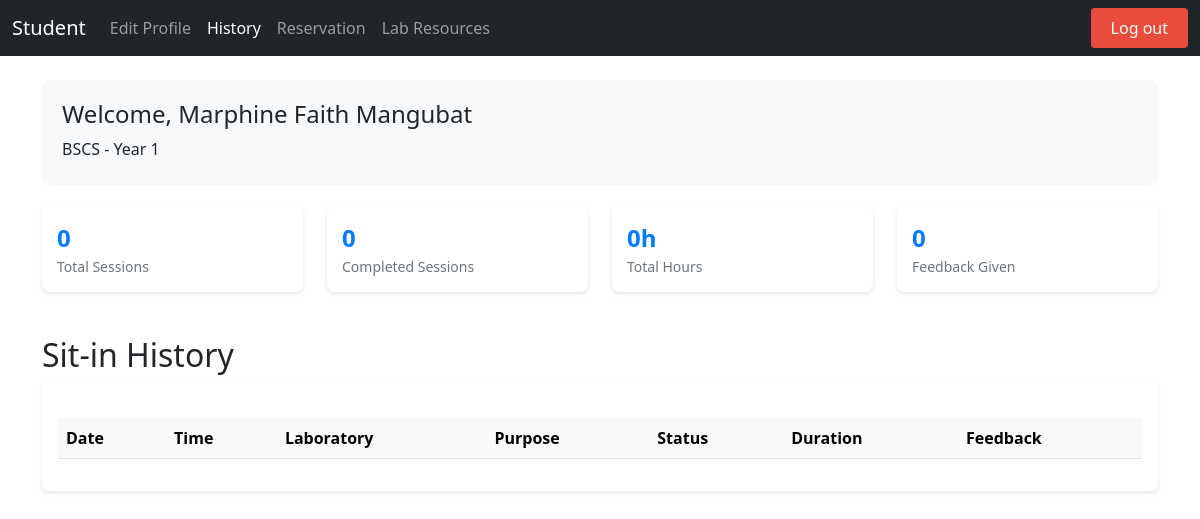
/history.php (signed in), run on an earlier commit of the app's database.
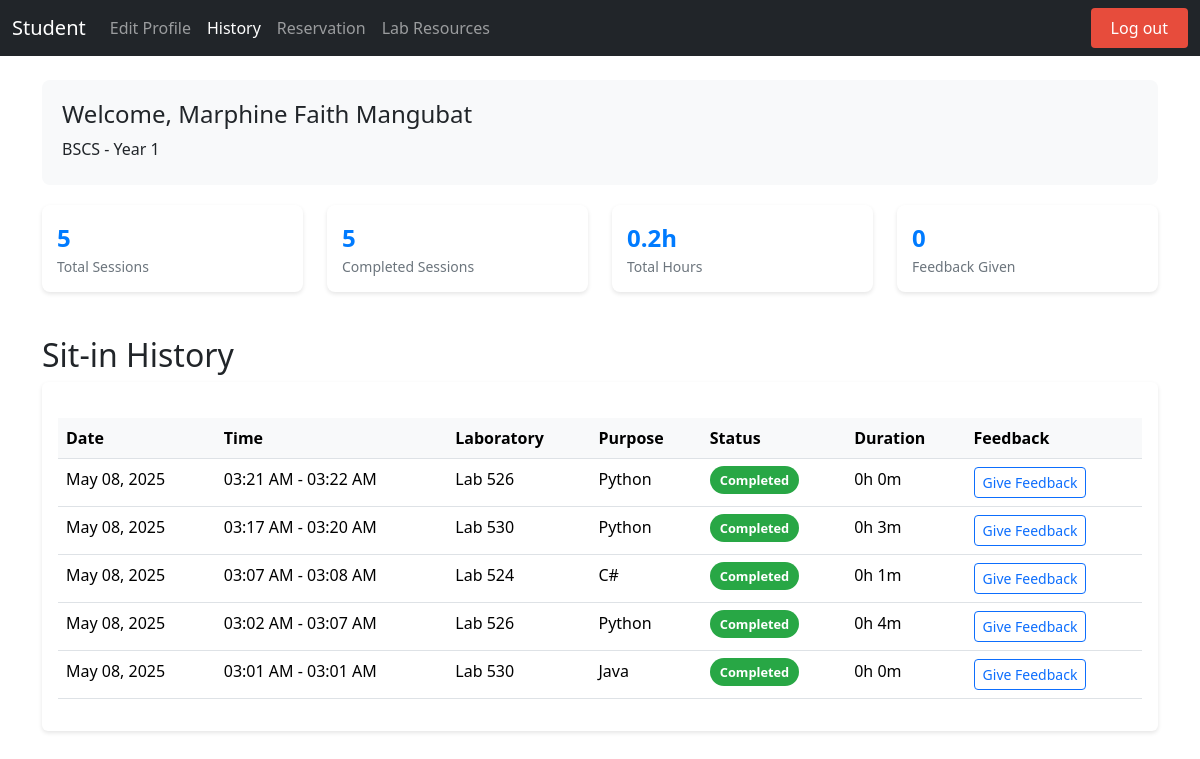
And on a later commit of the database.
### tables this page shows
CREATE TABLE `user` (
  `IDNO` int(11) NOT NULL,
  `Lastname` varchar(50) NOT NULL,
  `Firstname` varchar(50) NOT NULL,
  `Midname` varchar(50) NOT NULL,
  `course` varchar(50) NOT NULL,
  `year_level` int(11) NOT NULL,
  `username` varchar(50) NOT NULL,
  `password` varchar(255) NOT NULL,
  `profilepic` varchar(255) NOT NULL DEFAULT 'default.png',
  `session_count` int(11) NOT NULL DEFAULT 30
);

CREATE TABLE `sitin_records` (
  `ID` int(11) NOT NULL,
  `IDNO` int(11) NOT NULL,
  `PURPOSE` varchar(255) NOT NULL,
  `LABORATORY` varchar(30) NOT NULL,
  `TIME_IN` datetime NOT NULL,
  `TIME_OUT` datetime DEFAULT NULL
);

### history.php (the view, shortened to what this page needs)
<?php
require_once 'connect.php';
$sql = "SELECT sr.*, f.RATING, f.COMMENT
        FROM sitin_records sr
        LEFT JOIN feedback f ON sr.ID = f.SITIN_RECORD_ID
        WHERE sr.IDNO = ?
        ORDER BY sr.TIME_IN DESC";
$stmt = $conn->prepare($sql);
$stmt->bind_param("s", $_SESSION['IDNO']);
$stmt->execute();
$result = $stmt->get_result();
$user_sql = "SELECT Firstname, Lastname, Midname, course, year_level FROM user WHERE IDNO = ?";
$user_stmt = $conn->prepare($user_sql);
$user_stmt->bind_param("s", $_SESSION['IDNO']);
$user_stmt->execute();
$user_info = $user_stmt->get_result()->fetch_assoc();
?>
<!DOCTYPE html>
<html lang="en">
<head>
    <link href="https://cdn.jsdelivr.net/npm/bootstrap@5.3.3/dist/css/bootstrap.min.css" rel="stylesheet">
    <link rel="stylesheet" href="https://cdnjs.cloudflare.com/ajax/libs/font-awesome/6.0.0/css/all.min.css">
</head>
<body>
    <nav class="navbar navbar-expand-lg navbar-dark bg-dark">
        <div class="container-fluid">
            <a class="navbar-brand" href="dashboard.php">Student</a>
            <div class="collapse navbar-collapse" id="navbarNav">
                <ul class="navbar-nav">
                    <li class="nav-item"><a class="nav-link" href="edit.php">Edit Profile</a></li>
                    <li class="nav-item"><a class="nav-link active" href="history.php">History</a></li>
                    <li class="nav-item"><a class="nav-link" href="reservation.php">Reservation</a></li>
                    <li class="nav-item"><a class="nav-link" href="view_lab_resources.php">Lab Resources</a></li>
                </ul>
                <a href="login.php?logout=true" class="logout-btn ms-auto">Log out</a>
            </div>
        </div>
    </nav>
    <div class="container mt-4">
        <div class="user-info-card">
            <div class="row">
                <div class="col-md-6">
                    <h4>Welcome, <?php echo htmlspecialchars($user_info['Firstname'] . ' ' . $user_info['Lastname']); ?></h4>
                    <p class="mb-1"><?php echo htmlspecialchars($user_info['course'] . ' - Year ' . $user_info['year_level']); ?></p>
                </div>
            </div>
        </div>
        <div class="row mb-4">
            <?php
            $total_sessions = 0;
            $completed_sessions = 0;
            $total_duration = 0;
            $feedback_count = 0;
            $result->data_seek(0);
            while ($row = $result->fetch_assoc()) {
                $total_sessions++;
                if ($row['TIME_OUT']) {
                    $completed_sessions++;
                    $duration = strtotime($row['TIME_OUT']) - strtotime($row['TIME_IN']);
                    $total_duration += $duration;
                }
            }
            $result->data_seek(0);
            ?>
            <div class="col-md-3">
                <div class="stats-card">
                    <div class="stats-number"><?php echo $total_sessions; ?></div>
                    <div class="stats-label">Total Sessions</div>
                </div>
            </div>
            <div class="col-md-3">
                <div class="stats-card">
                    <div class="stats-number"><?php echo $completed_sessions; ?></div>
                    <div class="stats-label">Completed Sessions</div>
                </div>
            </div>
            <div class="col-md-3">
                <div class="stats-card">
                    <div class="stats-number"><?php echo round($total_duration / 3600, 1); ?>h</div>
                    <div class="stats-label">Total Hours</div>
                </div>
            </div>
            <div class="col-md-3">
                <div class="stats-card">
                    <div class="stats-number"><?php echo $feedback_count; ?></div>
                    <div class="stats-label">Feedback Given</div>
                </div>
            </div>
        </div>
        <h2>Sit-in History</h2>
        <div class="card history-card">
            <div class="card-body">
                <div class="table-responsive">
                    <table class="table table-hover">
                        <thead>
                            <tr>
                                <th>Date</th>
                                <th>Time</th>
                                <th>Laboratory</th>
                                <th>Purpose</th>
                                <th>Status</th>
                                <th>Duration</th>
                                <th>Feedback</th>
                            </tr>
                        </thead>
                        <tbody>
                            <?php while ($row = $result->fetch_assoc()): ?>
                                <tr>
                                    <td><?php echo date('M d, Y', strtotime($row['TIME_IN'])); ?></td>
                                    <td>
                                        <?php
                                        echo date('h:i A', strtotime($row['TIME_IN']));
                                        if ($row['TIME_OUT']) {
                                            echo ' - ' . date('h:i A', strtotime($row['TIME_OUT']));
                                        }
                                        ?>
                                    </td>
                                    <td>Lab <?php echo htmlspecialchars($row['LABORATORY']); ?></td>
                                    <td><?php echo htmlspecialchars($row['PURPOSE']); ?></td>
                                    <td>
                                        <?php if ($row['TIME_OUT']): ?>
                                            <span class="status-badge status-completed">Completed</span>
                                        <?php else: ?>
                                            <span class="status-badge status-ongoing">Ongoing</span>
                                        <?php endif; ?>
                                    </td>
                                    <td>
                                        <?php
                                        if ($row['TIME_OUT']) {
                                            $duration = strtotime($row['TIME_OUT']) - strtotime($row['TIME_IN']);
                                            $hours = floor($duration / 3600);
                                            $minutes = floor(($duration % 3600) / 60);
                                            echo $hours . 'h ' . $minutes . 'm';
                                        } else {
                                            echo '-';
                                        }
                                        ?>
                                    </td>
                                    <td>
                                        <?php if ($row['RATING']): ?>
                                            <div class="rating-stars">
                                                <?php
                                                for ($i = 1; $i <= 5; $i++) {
                                                    echo $i <= $row['RATING'] ? '★' : '☆';
                                                }
                                                ?>
                                            </div>
                                            <?php if ($row['COMMENT']): ?>
                                                <small class="text-muted d-block">
                                                    <?php echo htmlspecialchars(substr($row['COMMENT'], 0, 50)) . (strlen($row['COMMENT']) > 50 ? '...' : ''); ?>
                                                </small>
                                            <?php endif; ?>
                                        <?php elseif ($row['TIME_OUT']): ?>
                                            <a href="feedback.php?sitin_id=<?php echo $row['ID']; ?>" class="btn btn-sm btn-outline-primary">Give Feedback</a>
                                        <?php else: ?>
                                            -
                                        <?php endif; ?>
                                    </td>
                                </tr>
                            <?php endwhile; ?>
                        </tbody>
                    </table>
                </div>
            </div>
        </div>
    </div>
</body>
</html>

### history.php (style rules this page uses)
body { display: flex; min-height: 100vh; flex-direction: column; }
.logout-btn { background-color: #e74c3c; color: white !important; padding: 8px 20px !important; border-radius: 4px; transition: all 0.3s ease; margin-left: 20px; text-decoration: none; }
.history-card { margin-bottom: 20px; border: none; box-shadow: 0 2px 4px rgba(0,0,0,0.1); }
.status-badge { padding: 5px 10px; border-radius: 15px; font-size: 0.8em; font-weight: bold; }
.status-completed { background-color: #28a745; color: white; }
.table-responsive { margin-top: 20px; }
.table th { background-color: #f8f9fa; }
.user-info-card { background-color: #f8f9fa; border-radius: 8px; padding: 20px; margin-bottom: 20px; }
.stats-card { background-color: #fff; border-radius: 8px; padding: 15px; margin-bottom: 20px; box-shadow: 0 2px 4px rgba(0,0,0,0.1); }
.stats-number { font-size: 24px; font-weight: bold; color: #007bff; }
.stats-label { color: #6c757d; font-size: 14px; }

What changed in the data, as far as the page shows it:
added sitin_records: TIME_IN "May 08, 2025", TIME_IN "03:21 AM", TIME_OUT "03:22 AM", LABORATORY "526", PURPOSE "Python", shows "Completed", hours "0", minutes "0"
added sitin_records: TIME_IN "May 08, 2025", TIME_IN "03:17 AM", TIME_OUT "03:20 AM", LABORATORY "530", PURPOSE "Python", shows "Completed", hours "0", minutes "3"
added sitin_records: TIME_IN "May 08, 2025", TIME_IN "03:07 AM", TIME_OUT "03:08 AM", LABORATORY "524", PURPOSE "C#", shows "Completed", hours "0", minutes "1"
added sitin_records: TIME_IN "May 08, 2025", TIME_IN "03:02 AM", TIME_OUT "03:07 AM", LABORATORY "526", PURPOSE "Python", shows "Completed", hours "0", minutes "4"
added sitin_records: TIME_IN "May 08, 2025", TIME_IN "03:01 AM", TIME_OUT "03:01 AM", LABORATORY "530", PURPOSE "Java", shows "Completed", hours "0", minutes "0"
Also different on the page:
$total_sessions: "0" → "5"
$completed_sessions: "0" → "5"
$total_duration / 3600: "0" → "0.2"
